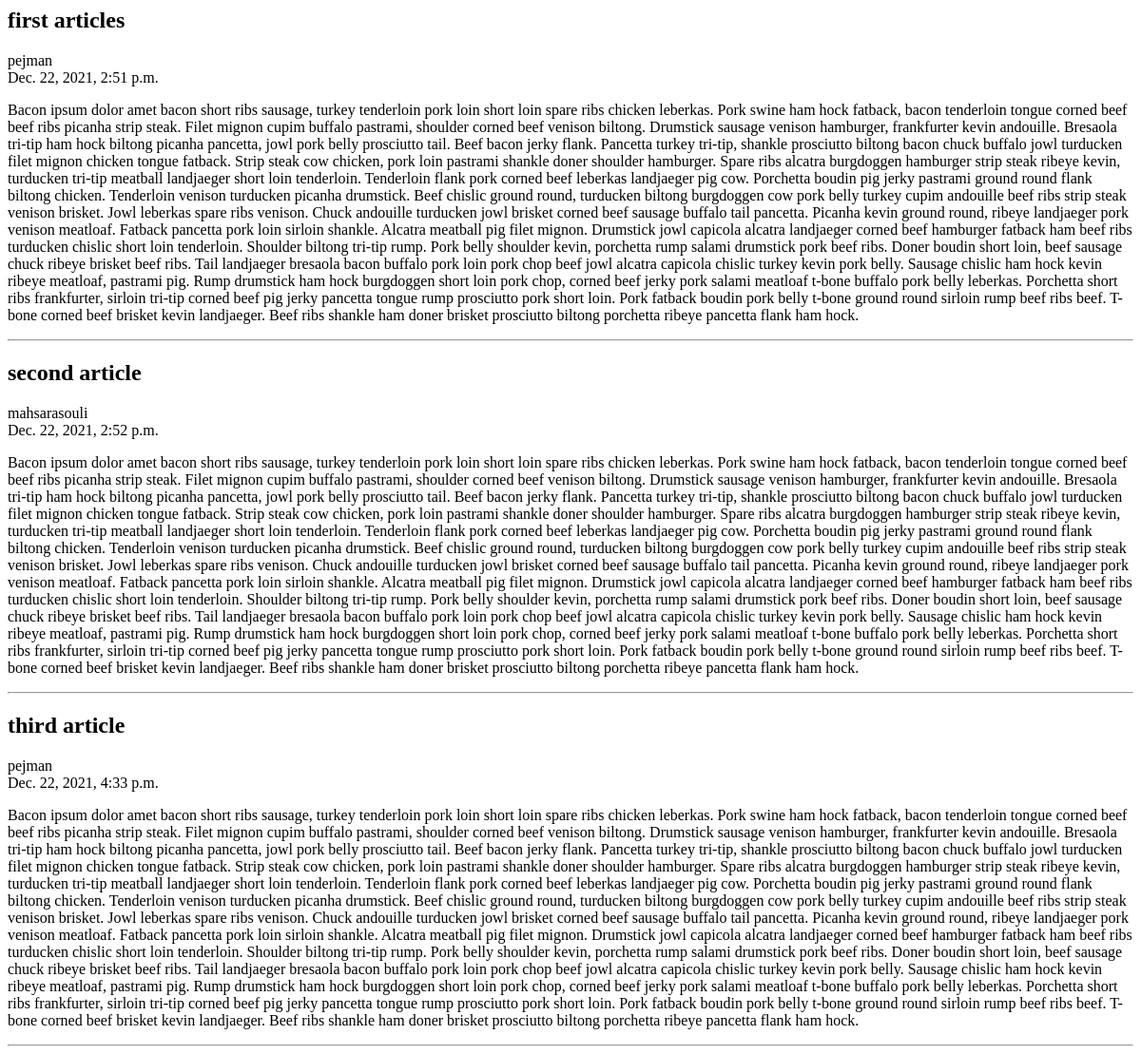
The app's page /, older data.
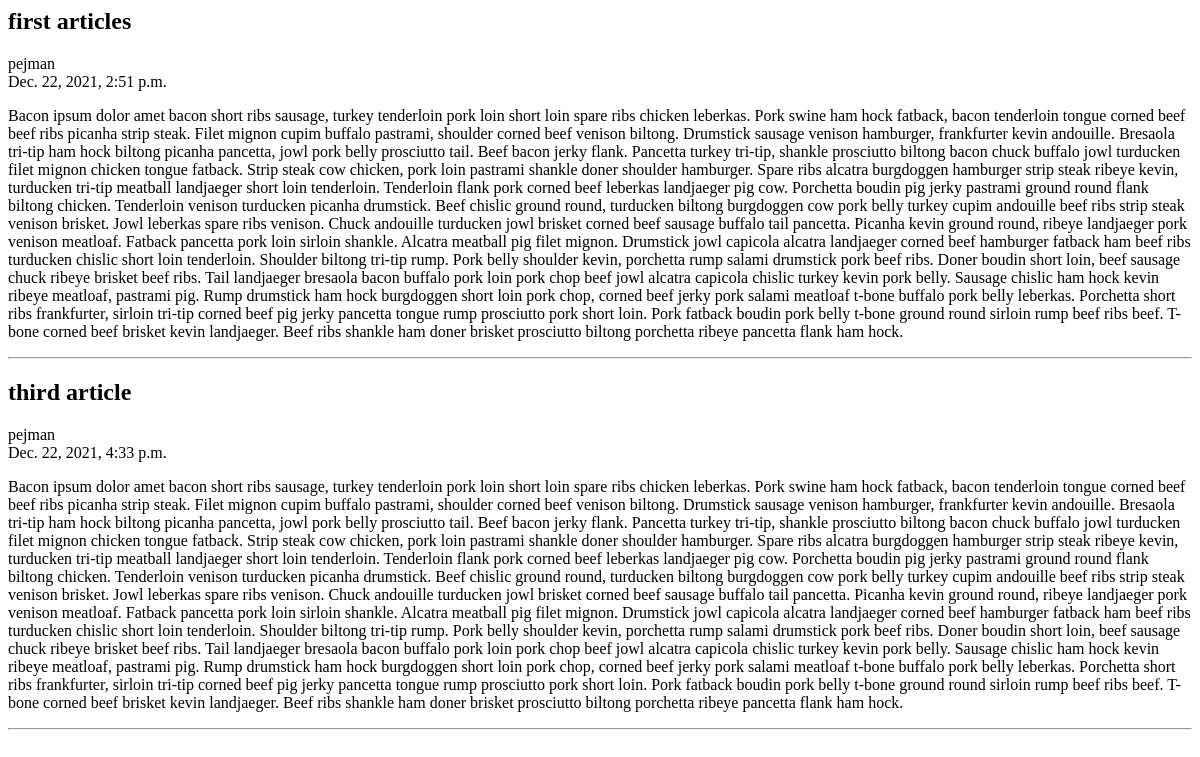
The same page, newer data.
### blog/models.py (models this page shows, shortened)
class Article(models.Model):
	title = models.CharField(max_length=200)
	slug = models.SlugField(max_length=100, unique=True)
	author = models.ForeignKey(get_user_model(), null=True, on_delete=models.CASCADE)
	content = models.TextField()
	publish = models.DateTimeField(default=timezone.now)
	created = models.DateTimeField(auto_now_add=True)
	updated = models.DateTimeField(auto_now=True)
	status = models.BooleanField(default=True)

### blog/views.py (the view)
# urls.py: path('', ArticleList.as_view(), name="list"),
class ArticleList(ListView):
    def get_queryset(self):
        return Article.objects.filter(status=True)

### templates/blog/article_list.html (shortened to what this page needs)
{% extends 'blog/base.html' %}
{% block main %}
{% for article in object_list %}
<article>
    <h2>{{article.title}}</h2>
    <div>{{article.author}}</div>
    <div>{{article.publish}}</div>
    <p>{{article.content}}</p>
    <hr>
</article>
{% endfor %}
{% endblock %}

### templates/blog/base.html (shortened to what this page needs)
<html lang="en">
<head>
</head>
<body>
    {% block main %}{% endblock %}
</body>
</html>

Row changes from the older to the newer data that the page shows:
no longer on this page (row edited): Article: title "second article", author "mahsarasouli", publish "Dec. 22, 2021, 2:52 p.m.", content "Bacon ipsum dolor amet bacon short ribs sausage, turkey tenderloin pork loin short loin spare ribs chicken leberkas. Pork swine ham hock fatback, bacon tenderloin tongue corned beef beef ribs picanha strip steak. Filet mignon cupim buffalo pastrami, shoulder corned beef venison biltong. Drumstick sausage venison hamburger, frankfurter kevin andouille. Bresaola tri-tip ham hock biltong picanha pancetta, jowl pork belly prosciutto tail. Beef bacon jerky flank. Pancetta turkey tri-tip, shankle prosciutto biltong bacon chuck buffalo jowl turducken filet mignon chicken tongue fatback. Strip steak cow chicken, pork loin pastrami shankle doner shoulder hamburger. Spare ribs alcatra burgdoggen…"
